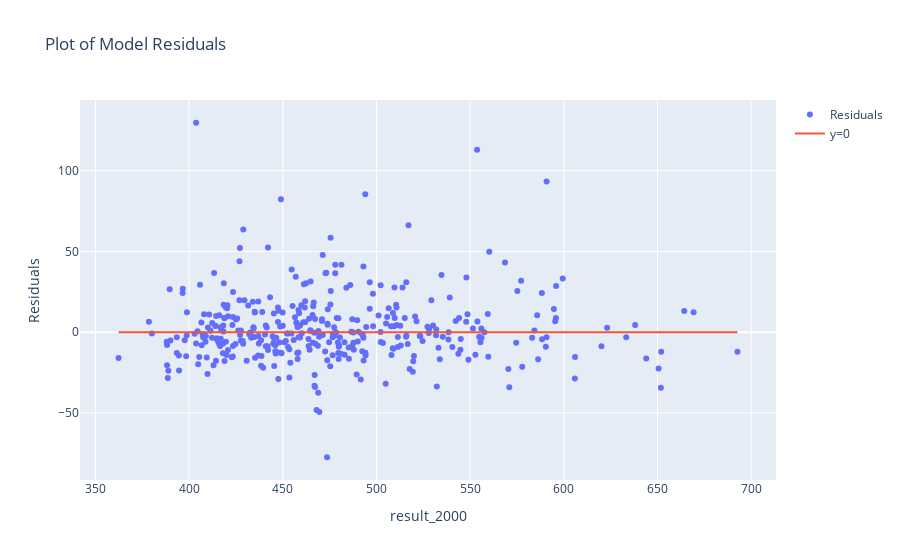

The cell this chart's notebook holds for it:
### Code cell
fig = pp_row.models["linear"].plot_residuals()
fig.show()

### Figure 1 — Plotly figure (JSON) as saved in the notebook; plotly's stock layout.template omitted (floating-point values rounded to 4 significant figures; data arrays with more than 128 entries replaced by an {"elided": "..."} marker saying what was removed)
{"data": [{"mode": "markers", "name": "Residuals", "type": "scatter", "x": {"elided": "383 float values"}, "y": {"elided": "383 float values"}}, {"name": "y=0", "type": "scatter", "x": {"elided": "383 float values"}, "y": {"elided": "383 int values"}}], "layout": {"title": {"text": "Plot of Model Residuals"}, "xaxis": {"title": {"text": "result_2000"}}, "yaxis": {"title": {"text": "Residuals"}}}}
